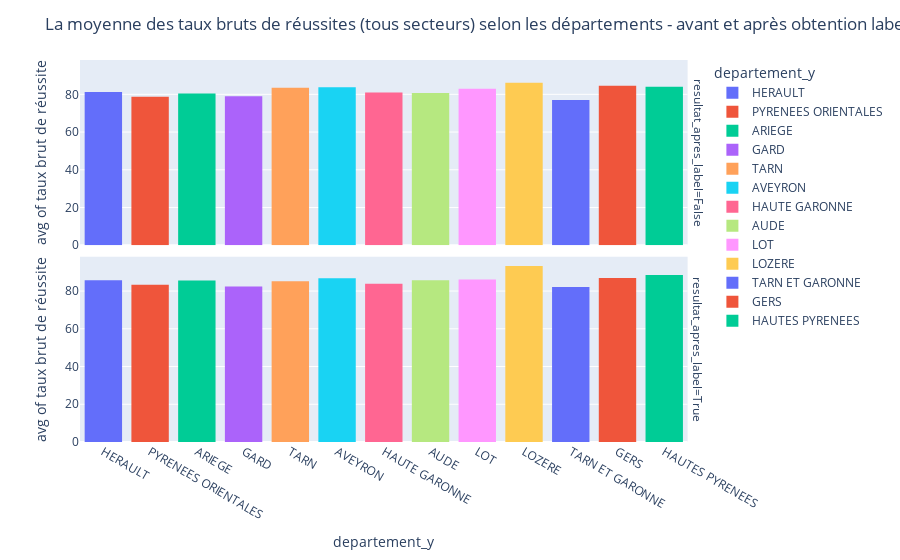

The cell this chart's notebook holds for it:
### Markdown cell above
**Comparaison de la moyenne du taux de réussite constaté avant et après obtention des labels numériques**

- Le graphique ci-dessous montre une amélioration des taux de réussite des écoles après obtention de leurs labels
    numérique !
- IL est donc intéréssant d'aller chercher pourquoi ? est ce que l'école a apporté plus de valeur pour les 
    élèves grace au numérique ?

### Code cell
#plotting a histogram 
fig = px.histogram(df_result, x="departement_y", y="taux_brut_de_reussite_total_secteurs", nbins=10,
                       histfunc="avg", color="departement_y",
                       facet_row="resultat_apres_label",
                      labels={"taux_brut_de_reussite_total_secteurs" : "taux brut de réussite"})
fig.update_layout(title_text="La moyenne des taux bruts de réussites (tous secteurs) selon les départements - avant et après obtention labels")
fig.show()

### Figure 1 — Plotly figure (JSON) as saved in the notebook; plotly's stock layout.template omitted (floating-point values rounded to 4 significant figures; data arrays with more than 128 entries replaced by an {"elided": "..."} marker saying what was removed)
{"data": [{"alignmentgroup": "True", "bingroup": "x", "histfunc": "avg", "hovertemplate": "departement_y=%{x}<br>resultat_apres_label=False<br>avg of taux brut de réussite=%{y}<extra></extra>", "legendgroup": "HERAULT", "marker": {"color": "#636efa", "pattern": {"shape": ""}}, "name": "HERAULT", "nbinsx": 10, "offsetgroup": "HERAULT", "orientation": "v", "showlegend": true, "type": "histogram", "x": {"elided": "498 str values"}, "xaxis": "x2", "y": {"elided": "498 int values"}, "yaxis": "y2"}, {"alignmentgroup": "True", "bingroup": "x", "histfunc": "avg", "hovertemplate": "departement_y=%{x}<br>resultat_apres_label=True<br>avg of taux brut de réussite=%{y}<extra></extra>", "legendgroup": "HERAULT", "marker": {"color": "#636efa", "pattern": {"shape": ""}}, "name": "HERAULT", "nbinsx": 10, "offsetgroup": "HERAULT", "orientation": "v", "showlegend": false, "type": "histogram", "x": {"elided": "236 str values"}, "xaxis": "x", "y": {"elided": "236 int values"}, "yaxis": "y"}, {"alignmentgroup": "True", "bingroup": "x", "histfunc": "avg", "hovertemplate": "departement_y=%{x}<br>resultat_apres_label=False<br>avg of taux brut de réussite=%{y}<extra></extra>", "legendgroup": "PYRENEES ORIENTALES", "marker": {"color": "#EF553B", "pattern": {"shape": ""}}, "name": "PYRENEES ORIENTALES", "nbinsx": 10, "offsetgroup": "PYRENEES ORIENTALES", "orientation": "v", "showlegend": true, "type": "histogram", "x": {"elided": "234 str values"}, "xaxis": "x2", "y": {"elided": "234 int values"}, "yaxis": "y2"}, {"alignmentgroup": "True", "bingroup": "x", "histfunc": "avg", "hovertemplate": "departement_y=%{x}<br>resultat_apres_label=True<br>avg of taux brut de réussite=%{y}<extra></extra>", "legendgroup": "PYRENEES ORIENTALES", "marker": {"color": "#EF553B", "pattern": {"shape": ""}}, "name": "PYRENEES ORIENTALES", "nbinsx": 10, "offsetgroup": "PYRENEES ORIENTALES", "orientation": "v", "showlegend": false, "type": "histogram", "x": ["PYRENEES ORIENTALES", "PYRENEES ORIENTALES", "PYRENEES ORIENTALES", "PYRENEES ORIENTALES", "PYRENEES ORIENTALES", "PYRENEES ORIENTALES", "PYRENEES ORIENTALES", "PYRENEES ORIENTALES", "PYRENEES ORIENTALES", "PYRENEES ORIENTALES", "PYRENEES ORIENTALES", "PYRENEES ORIENTALES", "PYRENEES ORIENTALES", "PYRENEES ORIENTALES", "PYRENEES ORIENTALES", "PYRENEES ORIENTALES", "PYRENEES ORIENTALES", "PYRENEES ORIENTALES", "PYRENEES ORIENTALES", "PYRENEES ORIENTALES", "PYRENEES ORIENTALES", "PYRENEES ORIENTALES", "PYRENEES ORIENTALES", "PYRENEES ORIENTALES", "PYRENEES ORIENTALES", "PYRENEES ORIENTALES", "PYRENEES ORIENTALES", "PYRENEES ORIENTALES", "PYRENEES ORIENTALES", "PYRENEES ORIENTALES", "PYRENEES ORIENTALES", "PYRENEES ORIENTALES", "PYRENEES ORIENTALES", "PYRENEES ORIENTALES", "PYRENEES ORIENTALES", "PYRENEES ORIENTALES", "PYRENEES ORIENTALES", "PYRENEES ORIENTALES", "PYRENEES ORIENTALES", "PYRENEES ORIENTALES", "PYRENEES ORIENTALES", "PYRENEES ORIENTALES", "PYRENEES ORIENTALES", "PYRENEES ORIENTALES", "PYRENEES ORIENTALES", "PYRENEES ORIENTALES", "PYRENEES ORIENTALES", "PYRENEES ORIENTALES", "PYRENEES ORIENTALES", "PYRENEES ORIENTALES", "PYRENEES ORIENTALES", "PYRENEES ORIENTALES", "PYRENEES ORIENTALES", "PYRENEES ORIENTALES", "PYRENEES ORIENTALES", "PYRENEES ORIENTALES", "PYRENEES ORIENTALES", "PYRENEES ORIENTALES", "PYRENEES ORIENTALES", "PYRENEES ORIENTALES", "PYRENEES ORIENTALES", "PYRENEES ORIENTALES", "PYRENEES ORIENTALES", "PYRENEES ORIENTALES", "PYRENEES ORIENTALES", "PYRENEES ORIENTALES", "PYRENEES ORIENTALES", "PYRENEES ORIENTALES", "PYRENEES ORIENTALES", "PYRENEES ORIENTALES", "PYRENEES ORIENTALES", "PYRENEES ORIENTALES", "PYRENEES ORIENTALES", "PYRENEES ORIENTALES", "PYRENEES ORIENTALES", "PYRENEES ORIENTALES", "PYRENEES ORIENTALES", "PYRENEES ORIENTALES", "PYRENEES ORIENTALES", "PYRENEES ORIENTALES", "PYRENEES ORIENTALES", "PYRENEES ORIENTALES", "PYRENEES ORIENTALES", "PYRENEES ORIENTALES", "PYRENEES ORIENTALES", "PYRENEES ORIENTALES", "PYRENEES ORIENTALES", "PYRENEES ORIENTALES", "PYRENEES ORIENTALES", "PYRENEES ORIENTALES", "PYRENEES ORIENTALES", "PYRENEES ORIENTALES", "PYRENEES ORIENTALES", "PYRENEES ORIENTALES", "PYRENEES ORIENTALES", "PYRENEES ORIENTALES", "PYRENEES ORIENTALES", "PYRENEES ORIENTALES", "PYRENEES ORIENTALES", "PYRENEES ORIENTALES", "PYRENEES ORIENTALES", "PYRENEES ORIENTALES", "PYRENEES ORIENTALES", "PYRENEES ORIENTALES", "PYRENEES ORIENTALES", "PYRENEES ORIENTALES", "PYRENEES ORIENTALES", "PYRENEES ORIENTALES", "PYRENEES ORIENTALES", "PYRENEES ORIENTALES", "PYRENEES ORIENTALES", "PYRENEES ORIENTALES", "PYRENEES ORIENTALES", "PYRENEES ORIENTALES", "PYRENEES ORIENTALES", "PYRENEES ORIENTALES", "PYRENEES ORIENTALES", "PYRENEES ORIENTALES", "PYRENEES ORIENTALES", "PYRENEES ORIENTALES"], "xaxis": "x", "y": [65, 74, 64, 81, 86, 74, 64, 81, 86, 64, 81, 86, 86, 69, 87, 84, 91, 84, 87, 84, 91, 84, 84, 91, 84, 84, 72, 79, 81, 96, 86, 79, 81, 96, 86, 81, 96, 86, 86, 95, 82, 80, 98, 85, 82, 80, 98, 85, 80, 98, 85, 85, 96, 83, 80, 100, 83, 83, 80, 100, 83, 80, 100, 83, 83, 78, 67, 78, 80, 81, 67, 78, 80, 81, 78, 80, 81, 81, 71, 70, 73, 86, 81, 70, 73, 86, 81, 73, 86, 81, 81, 75, 71, 75, 83, 81, 71, 75, 83, 81, 75, 83, 81, 81, 80, 88, 99, 85, 88, 99, 85, 85, 85, 100, 100, 100, 100, 100, 100, 100], "yaxis": "y"}, {"alignmentgroup": "True", "bingroup": "x", "histfunc": "avg", "hovertemplate": "departement_y=%{x}<br>resultat_apres_label=False<br>avg of taux brut de réussite=%{y}<extra></extra>", "legendgroup": "ARIEGE", "marker": {"color": "#00cc96", "pattern": {"shape": ""}}, "name": "ARIEGE", "nbinsx": 10, "offsetgroup": "ARIEGE", "orientation": "v", "showlegend": true, "type": "histogram", "x": ["ARIEGE", "ARIEGE", "ARIEGE", "ARIEGE", "ARIEGE", "ARIEGE", "ARIEGE", "ARIEGE", "ARIEGE", "ARIEGE", "ARIEGE", "ARIEGE", "ARIEGE", "ARIEGE", "ARIEGE", "ARIEGE", "ARIEGE", "ARIEGE", "ARIEGE", "ARIEGE", "ARIEGE", "ARIEGE", "ARIEGE", "ARIEGE", "ARIEGE", "ARIEGE", "ARIEGE", "ARIEGE", "ARIEGE", "ARIEGE", "ARIEGE", "ARIEGE", "ARIEGE", "ARIEGE", "ARIEGE", "ARIEGE", "ARIEGE", "ARIEGE", "ARIEGE", "ARIEGE", "ARIEGE", "ARIEGE", "ARIEGE", "ARIEGE", "ARIEGE", "ARIEGE", "ARIEGE", "ARIEGE", "ARIEGE", "ARIEGE", "ARIEGE", "ARIEGE", "ARIEGE", "ARIEGE", "ARIEGE", "ARIEGE", "ARIEGE", "ARIEGE", "ARIEGE", "ARIEGE", "ARIEGE", "ARIEGE", "ARIEGE", "ARIEGE", "ARIEGE", "ARIEGE", "ARIEGE", "ARIEGE", "ARIEGE", "ARIEGE", "ARIEGE", "ARIEGE", "ARIEGE", "ARIEGE", "ARIEGE", "ARIEGE", "ARIEGE", "ARIEGE", "ARIEGE", "ARIEGE", "ARIEGE", "ARIEGE", "ARIEGE", "ARIEGE", "ARIEGE", "ARIEGE", "ARIEGE", "ARIEGE", "ARIEGE", "ARIEGE", "ARIEGE", "ARIEGE", "ARIEGE", "ARIEGE", "ARIEGE", "ARIEGE", "ARIEGE", "ARIEGE", "ARIEGE", "ARIEGE", "ARIEGE", "ARIEGE", "ARIEGE", "ARIEGE", "ARIEGE", "ARIEGE", "ARIEGE", "ARIEGE", "ARIEGE", "ARIEGE", "ARIEGE", "ARIEGE", "ARIEGE", "ARIEGE", "ARIEGE", "ARIEGE", "ARIEGE", "ARIEGE", "ARIEGE", "ARIEGE", "ARIEGE", "ARIEGE"], "xaxis": "x2", "y": [90, 78, 75, 84, 85, 90, 78, 75, 84, 85, 81, 90, 78, 75, 84, 85, 81, 86, 90, 78, 75, 84, 85, 81, 86, 86, 88, 84, 83, 80, 73, 75, 84, 83, 80, 73, 75, 69, 84, 83, 80, 73, 75, 69, 69, 84, 83, 80, 73, 75, 69, 69, 75, 76, 92, 92, 87, 69, 75, 79, 83, 77, 87, 69, 75, 79, 83, 77, 80, 87, 69, 75, 79, 83, 77, 80, 68, 82, 76, 72, 65, 83, 86, 78, 76, 72, 65, 83, 86, 78, 79, 76, 72, 65, 83, 86, 78, 79, 80, 96, 82, 100, 91, 91, 88, 85, 94, 82, 100, 91, 91, 88, 85, 94, 85, 87, 52, 86, 79, 64, 85, 89], "yaxis": "y2"}, {"alignmentgroup": "True", "bingroup": "x", "histfunc": "avg", "hovertemplate": "departement_y=%{x}<br>resultat_apres_label=True<br>avg of taux brut de réussite=%{y}<extra></extra>", "legendgroup": "ARIEGE", "marker": {"color": "#00cc96", "pattern": {"shape": ""}}, "name": "ARIEGE", "nbinsx": 10, "offsetgroup": "ARIEGE", "orientation": "v", "showlegend": false, "type": "histogram", "x": ["ARIEGE", "ARIEGE", "ARIEGE", "ARIEGE", "ARIEGE", "ARIEGE", "ARIEGE", "ARIEGE", "ARIEGE", "ARIEGE", "ARIEGE", "ARIEGE", "ARIEGE", "ARIEGE", "ARIEGE", "ARIEGE", "ARIEGE", "ARIEGE", "ARIEGE", "ARIEGE", "ARIEGE", "ARIEGE", "ARIEGE", "ARIEGE", "ARIEGE", "ARIEGE", "ARIEGE", "ARIEGE", "ARIEGE", "ARIEGE", "ARIEGE", "ARIEGE", "ARIEGE", "ARIEGE", "ARIEGE", "ARIEGE", "ARIEGE", "ARIEGE", "ARIEGE", "ARIEGE", "ARIEGE", "ARIEGE", "ARIEGE", "ARIEGE", "ARIEGE", "ARIEGE", "ARIEGE", "ARIEGE", "ARIEGE", "ARIEGE", "ARIEGE", "ARIEGE", "ARIEGE", "ARIEGE", "ARIEGE", "ARIEGE", "ARIEGE"], "xaxis": "x", "y": [81, 86, 86, 88, 87, 86, 86, 88, 87, 86, 88, 87, 87, 69, 69, 75, 76, 91, 69, 75, 76, 91, 75, 76, 91, 91, 92, 92, 89, 92, 92, 89, 92, 92, 89, 89, 80, 68, 82, 90, 68, 82, 90, 90, 79, 80, 96, 96, 80, 96, 96, 96, 85, 87, 95, 95, 92], "yaxis": "y"}, {"alignmentgroup": "True", "bingroup": "x", "histfunc": "avg", "hovertemplate": "departement_y=%{x}<br>resultat_apres_label=False<br>avg of taux brut de réussite=%{y}<extra></extra>", "legendgroup": "GARD", "marker": {"color": "#ab63fa", "pattern": {"shape": ""}}, "name": "GARD", "nbinsx": 10, "offsetgroup": "GARD", "orientation": "v", "showlegend": true, "type": "histogram", "x": {"elided": "341 str values"}, "xaxis": "x2", "y": {"elided": "341 int values"}, "yaxis": "y2"}, {"alignmentgroup": "True", "bingroup": "x", "histfunc": "avg", "hovertemplate": "departement_y=%{x}<br>resultat_apres_label=True<br>avg of taux brut de réussite=%{y}<extra></extra>", "legendgroup": "GARD", "marker": {"color": "#ab63fa", "pattern": {"shape": ""}}, "name": "GARD", "nbinsx": 10, "offsetgroup": "GARD", "orientation": "v", "showlegend": false, "type": "histogram", "x": {"elided": "159 str values"}, "xaxis": "x", "y": {"elided": "159 int values"}, "yaxis": "y"}, {"alignmentgroup": "True", "bingroup": "x", "histfunc": "avg", "hovertemplate": "departement_y=%{x}<br>resultat_apres_label=False<br>avg of taux brut de réussite=%{y}<extra></extra>", "legendgroup": "TARN", "marker": {"color": "#FFA15A", "pattern": {"shape": ""}}, "name": "TARN", "nbinsx": 10, "offsetgroup": "TARN", "orientation": "v", "showlegend": true, "type": "histogram", "x": {"elided": "179 str values"}, "xaxis": "x2", "y": {"elided": "179 int values"}, "yaxis": "y2"}, {"alignmentgroup": "True", "bingroup": "x", "histfunc": "avg", "hovertemplate": "departement_y=%{x}<br>resultat_apres_label=True<br>avg of taux brut de réussite=%{y}<extra></extra>", "legendgroup": "TARN", "marker": {"color": "#FFA15A", "pattern": {"shape": ""}}, "name": "TARN", "nbinsx": 10, "offsetgroup": "TARN", "orientation": "v", "showlegend": false, "type": "histogram", "x": ["TARN", "TARN", "TARN", "TARN", "TARN", "TARN", "TARN", "TARN", "TARN", "TARN", "TARN", "TARN", "TARN", "TARN", "TARN", "TARN", "TARN", "TARN", "TARN", "TARN", "TARN", "TARN", "TARN", "TARN", "TARN", "TARN", "TARN", "TARN", "TARN", "TARN", "TARN", "TARN", "TARN", "TARN", "TARN", "TARN", "TARN", "TARN", "TARN", "TARN", "TARN", "TARN", "TARN", "TARN", "TARN", "TARN", "TARN", "TARN", "TARN", "TARN", "TARN", "TARN", "TARN", "TARN", "TARN", "TARN", "TARN", "TARN", "TARN", "TARN", "TARN", "TARN", "TARN", "TARN", "TARN", "TARN", "TARN", "TARN", "TARN", "TARN", "TARN", "TARN", "TARN", "TARN", "TARN", "TARN", "TARN", "TARN", "TARN", "TARN", "TARN", "TARN", "TARN", "TARN", "TARN", "TARN", "TARN", "TARN", "TARN", "TARN", "TARN", "TARN", "TARN", "TARN", "TARN", "TARN", "TARN", "TARN", "TARN", "TARN", "TARN"], "xaxis": "x", "y": [87, 89, 84, 86, 88, 89, 84, 86, 88, 84, 86, 88, 88, 78, 73, 92, 81, 78, 73, 92, 81, 73, 92, 81, 81, 90, 83, 86, 95, 89, 83, 86, 95, 89, 86, 95, 89, 89, 91, 94, 91, 92, 97, 94, 91, 92, 97, 91, 92, 97, 97, 85, 68, 87, 89, 70, 68, 87, 89, 70, 87, 89, 70, 70, 82, 91, 92, 98, 93, 91, 92, 98, 93, 92, 98, 93, 93, 76, 84, 92, 94, 84, 92, 94, 94, 71, 72, 70, 52, 72, 70, 52, 52, 80, 81, 85, 87, 81, 85, 87, 87], "yaxis": "y"}, {"alignmentgroup": "True", "bingroup": "x", "histfunc": "avg", "hovertemplate": "departement_y=%{x}<br>resultat_apres_label=False<br>avg of taux brut de réussite=%{y}<extra></extra>", "legendgroup": "AVEYRON", "marker": {"color": "#19d3f3", "pattern": {"shape": ""}}, "name": "AVEYRON", "nbinsx": 10, "offsetgroup": "AVEYRON", "orientation": "v", "showlegend": true, "type": "histogram", "x": ["AVEYRON", "AVEYRON", "AVEYRON", "AVEYRON", "AVEYRON", "AVEYRON", "AVEYRON", "AVEYRON", "AVEYRON", "AVEYRON", "AVEYRON", "AVEYRON", "AVEYRON", "AVEYRON", "AVEYRON", "AVEYRON", "AVEYRON", "AVEYRON", "AVEYRON", "AVEYRON", "AVEYRON", "AVEYRON", "AVEYRON", "AVEYRON", "AVEYRON", "AVEYRON", "AVEYRON", "AVEYRON", "AVEYRON", "AVEYRON", "AVEYRON", "AVEYRON", "AVEYRON", "AVEYRON", "AVEYRON", "AVEYRON", "AVEYRON", "AVEYRON", "AVEYRON", "AVEYRON", "AVEYRON", "AVEYRON", "AVEYRON", "AVEYRON", "AVEYRON", "AVEYRON", "AVEYRON", "AVEYRON", "AVEYRON", "AVEYRON", "AVEYRON", "AVEYRON", "AVEYRON", "AVEYRON", "AVEYRON", "AVEYRON", "AVEYRON", "AVEYRON", "AVEYRON", "AVEYRON", "AVEYRON", "AVEYRON", "AVEYRON", "AVEYRON", "AVEYRON", "AVEYRON", "AVEYRON", "AVEYRON", "AVEYRON", "AVEYRON", "AVEYRON", "AVEYRON", "AVEYRON", "AVEYRON", "AVEYRON", "AVEYRON", "AVEYRON", "AVEYRON", "AVEYRON", "AVEYRON", "AVEYRON", "AVEYRON", "AVEYRON", "AVEYRON", "AVEYRON", "AVEYRON", "AVEYRON", "AVEYRON", "AVEYRON", "AVEYRON", "AVEYRON", "AVEYRON", "AVEYRON", "AVEYRON", "AVEYRON", "AVEYRON", "AVEYRON", "AVEYRON", "AVEYRON", "AVEYRON", "AVEYRON", "AVEYRON", "AVEYRON", "AVEYRON", "AVEYRON", "AVEYRON", "AVEYRON", "AVEYRON", "AVEYRON", "AVEYRON", "AVEYRON", "AVEYRON", "AVEYRON", "AVEYRON", "AVEYRON", "AVEYRON", "AVEYRON", "AVEYRON", "AVEYRON", "AVEYRON", "AVEYRON", "AVEYRON", "AVEYRON", "AVEYRON", "AVEYRON"], "xaxis": "x2", "y": [83, 83, 76, 83, 76, 81, 83, 76, 81, 76, 88, 83, 90, 94, 90, 97, 83, 83, 90, 94, 90, 97, 83, 95, 83, 90, 94, 90, 97, 83, 95, 89, 95, 69, 65, 88, 70, 77, 62, 69, 65, 88, 70, 77, 62, 73, 69, 65, 88, 70, 77, 62, 73, 68, 85, 100, 81, 71, 86, 67, 86, 100, 81, 71, 86, 67, 86, 92, 100, 81, 71, 86, 67, 86, 92, 79, 92, 83, 80, 75, 96, 81, 87, 76, 83, 80, 75, 96, 81, 87, 76, 92, 95, 94, 97, 86, 93, 91, 86, 93, 94, 97, 86, 93, 91, 86, 93, 95, 95, 79, 85, 80, 82, 93, 81, 83, 79, 85, 80, 82, 93, 81, 83, 97, 95], "yaxis": "y2"}, {"alignmentgroup": "True", "bingroup": "x", "histfunc": "avg", "hovertemplate": "departement_y=%{x}<br>resultat_apres_label=True<br>avg of taux brut de réussite=%{y}<extra></extra>", "legendgroup": "AVEYRON", "marker": {"color": "#19d3f3", "pattern": {"shape": ""}}, "name": "AVEYRON", "nbinsx": 10, "offsetgroup": "AVEYRON", "orientation": "v", "showlegend": false, "type": "histogram", "x": ["AVEYRON", "AVEYRON", "AVEYRON", "AVEYRON", "AVEYRON", "AVEYRON", "AVEYRON", "AVEYRON", "AVEYRON", "AVEYRON", "AVEYRON", "AVEYRON", "AVEYRON", "AVEYRON", "AVEYRON", "AVEYRON", "AVEYRON", "AVEYRON", "AVEYRON", "AVEYRON", "AVEYRON", "AVEYRON", "AVEYRON", "AVEYRON", "AVEYRON", "AVEYRON", "AVEYRON", "AVEYRON", "AVEYRON", "AVEYRON", "AVEYRON", "AVEYRON", "AVEYRON", "AVEYRON", "AVEYRON", "AVEYRON", "AVEYRON", "AVEYRON", "AVEYRON", "AVEYRON", "AVEYRON", "AVEYRON", "AVEYRON", "AVEYRON", "AVEYRON", "AVEYRON", "AVEYRON", "AVEYRON", "AVEYRON"], "xaxis": "x", "y": [76, 81, 76, 88, 90, 81, 76, 88, 90, 76, 88, 90, 90, 95, 89, 95, 89, 89, 95, 89, 89, 73, 68, 85, 90, 68, 85, 90, 90, 92, 79, 92, 78, 79, 92, 78, 78, 92, 95, 92, 92, 95, 95, 93, 93, 97, 95, 89, 89], "yaxis": "y"}, {"alignmentgroup": "True", "bingroup": "x", "histfunc": "avg", "hovertemplate": "departement_y=%{x}<br>resultat_apres_label=False<br>avg of taux brut de réussite=%{y}<extra></extra>", "legendgroup": "HAUTE GARONNE", "marker": {"color": "#FF6692", "pattern": {"shape": ""}}, "name": "HAUTE GARONNE", "nbinsx": 10, "offsetgroup": "HAUTE GARONNE", "orientation": "v", "showlegend": true, "type": "histogram", "x": {"elided": "356 str values"}, "xaxis": "x2", "y": {"elided": "356 int values"}, "yaxis": "y2"}, {"alignmentgroup": "True", "bingroup": "x", "histfunc": "avg", "hovertemplate": "departement_y=%{x}<br>resultat_apres_label=True<br>avg of taux brut de réussite=%{y}<extra></extra>", "legendgroup": "HAUTE GARONNE", "marker": {"color": "#FF6692", "pattern": {"shape": ""}}, "name": "HAUTE GARONNE", "nbinsx": 10, "offsetgroup": "HAUTE GARONNE", "orientation": "v", "showlegend": false, "type": "histogram", "x": {"elided": "143 str values"}, "xaxis": "x", "y": {"elided": "143 int values"}, "yaxis": "y"}, {"alignmentgroup": "True", "bingroup": "x", "histfunc": "avg", "hovertemplate": "departement_y=%{x}<br>resultat_apres_label=False<br>avg of taux brut de réussite=%{y}<extra></extra>", "legendgroup": "AUDE", "marker": {"color": "#B6E880", "pattern": {"shape": ""}}, "name": "AUDE", "nbinsx": 10, "offsetgroup": "AUDE", "orientation": "v", "showlegend": true, "type": "histogram", "x": {"elided": "139 str values"}, "xaxis": "x2", "y": {"elided": "139 int values"}, "yaxis": "y2"}, {"alignmentgroup": "True", "bingroup": "x", "histfunc": "avg", "hovertemplate": "departement_y=%{x}<br>resultat_apres_label=True<br>avg of taux brut de réussite=%{y}<extra></extra>", "legendgroup": "AUDE", "marker": {"color": "#B6E880", "pattern": {"shape": ""}}, "name": "AUDE", "nbinsx": 10, "offsetgroup": "AUDE", "orientation": "v", "showlegend": false, "type": "histogram", "x": ["AUDE", "AUDE", "AUDE", "AUDE", "AUDE", "AUDE", "AUDE", "AUDE", "AUDE", "AUDE", "AUDE", "AUDE", "AUDE", "AUDE", "AUDE", "AUDE", "AUDE", "AUDE", "AUDE", "AUDE", "AUDE", "AUDE", "AUDE", "AUDE", "AUDE", "AUDE", "AUDE", "AUDE", "AUDE", "AUDE", "AUDE", "AUDE", "AUDE", "AUDE", "AUDE", "AUDE", "AUDE", "AUDE", "AUDE", "AUDE", "AUDE", "AUDE", "AUDE", "AUDE", "AUDE", "AUDE", "AUDE", "AUDE", "AUDE", "AUDE", "AUDE", "AUDE", "AUDE", "AUDE", "AUDE", "AUDE", "AUDE", "AUDE", "AUDE", "AUDE", "AUDE", "AUDE", "AUDE", "AUDE", "AUDE", "AUDE", "AUDE", "AUDE", "AUDE", "AUDE", "AUDE"], "xaxis": "x", "y": [64, 71, 68, 88, 81, 71, 68, 88, 81, 68, 88, 81, 81, 84, 83, 84, 94, 87, 83, 84, 94, 87, 84, 94, 87, 87, 67, 87, 82, 89, 88, 87, 82, 89, 88, 82, 89, 88, 88, 94, 89, 92, 82, 89, 92, 82, 82, 83, 83, 96, 90, 83, 96, 90, 90, 84, 82, 94, 93, 82, 94, 93, 93, 95, 92, 83, 92, 92, 83, 92, 92], "yaxis": "y"}, {"alignmentgroup": "True", "bingroup": "x", "histfunc": "avg", "hovertemplate": "departement_y=%{x}<br>resultat_apres_label=False<br>avg of taux brut de réussite=%{y}<extra></extra>", "legendgroup": "LOT", "marker": {"color": "#FF97FF", "pattern": {"shape": ""}}, "name": "LOT", "nbinsx": 10, "offsetgroup": "LOT", "orientation": "v", "showlegend": true, "type": "histogram", "x": {"elided": "141 str values"}, "xaxis": "x2", "y": {"elided": "141 int values"}, "yaxis": "y2"}, {"alignmentgroup": "True", "bingroup": "x", "histfunc": "avg", "hovertemplate": "departement_y=%{x}<br>resultat_apres_label=True<br>avg of taux brut de réussite=%{y}<extra></extra>", "legendgroup": "LOT", "marker": {"color": "#FF97FF", "pattern": {"shape": ""}}, "name": "LOT", "nbinsx": 10, "offsetgroup": "LOT", "orientation": "v", "showlegend": false, "type": "histogram", "x": ["LOT", "LOT", "LOT", "LOT", "LOT", "LOT", "LOT", "LOT", "LOT", "LOT", "LOT", "LOT", "LOT", "LOT", "LOT", "LOT", "LOT", "LOT", "LOT", "LOT", "LOT", "LOT", "LOT", "LOT", "LOT", "LOT", "LOT", "LOT", "LOT", "LOT", "LOT", "LOT", "LOT", "LOT", "LOT", "LOT", "LOT", "LOT", "LOT", "LOT", "LOT", "LOT", "LOT", "LOT", "LOT", "LOT", "LOT", "LOT", "LOT", "LOT", "LOT", "LOT", "LOT", "LOT", "LOT", "LOT", "LOT", "LOT", "LOT"], "xaxis": "x", "y": [90, 65, 82, 89, 96, 65, 82, 89, 96, 82, 89, 96, 96, 83, 79, 62, 86, 79, 79, 62, 86, 79, 62, 86, 79, 79, 74, 85, 88, 91, 89, 85, 88, 91, 89, 88, 91, 89, 89, 93, 90, 100, 97, 90, 100, 97, 97, 75, 89, 87, 92, 89, 87, 92, 92, 81, 95, 91, 91], "yaxis": "y"}, {"alignmentgroup": "True", "bingroup": "x", "histfunc": "avg", "hovertemplate": "departement_y=%{x}<br>resultat_apres_label=False<br>avg of taux brut de réussite=%{y}<extra></extra>", "legendgroup": "LOZERE", "marker": {"color": "#FECB52", "pattern": {"shape": ""}}, "name": "LOZERE", "nbinsx": 10, "offsetgroup": "LOZERE", "orientation": "v", "showlegend": true, "type": "histogram", "x": ["LOZERE", "LOZERE", "LOZERE", "LOZERE", "LOZERE", "LOZERE", "LOZERE", "LOZERE", "LOZERE", "LOZERE", "LOZERE", "LOZERE", "LOZERE", "LOZERE", "LOZERE", "LOZERE", "LOZERE", "LOZERE", "LOZERE", "LOZERE", "LOZERE", "LOZERE", "LOZERE", "LOZERE", "LOZERE", "LOZERE", "LOZERE", "LOZERE", "LOZERE", "LOZERE", "LOZERE", "LOZERE", "LOZERE", "LOZERE", "LOZERE", "LOZERE", "LOZERE", "LOZERE", "LOZERE", "LOZERE", "LOZERE", "LOZERE", "LOZERE", "LOZERE", "LOZERE", "LOZERE", "LOZERE", "LOZERE", "LOZERE", "LOZERE"], "xaxis": "x2", "y": [72, 72, 72, 72, 96, 88, 94, 92, 86, 96, 88, 94, 92, 86, 92, 96, 88, 94, 92, 86, 92, 100, 96, 88, 94, 92, 86, 92, 100, 100, 100, 75, 89, 87, 80, 60, 75, 89, 87, 80, 60, 84, 75, 89, 87, 80, 60, 84, 90, 91], "yaxis": "y2"}, {"alignmentgroup": "True", "bingroup": "x", "histfunc": "avg", "hovertemplate": "departement_y=%{x}<br>resultat_apres_label=True<br>avg of taux brut de réussite=%{y}<extra></extra>", "legendgroup": "LOZERE", "marker": {"color": "#FECB52", "pattern": {"shape": ""}}, "name": "LOZERE", "nbinsx": 10, "offsetgroup": "LOZERE", "orientation": "v", "showlegend": false, "type": "histogram", "x": ["LOZERE", "LOZERE", "LOZERE", "LOZERE", "LOZERE", "LOZERE", "LOZERE", "LOZERE", "LOZERE", "LOZERE", "LOZERE", "LOZERE", "LOZERE", "LOZERE", "LOZERE", "LOZERE", "LOZERE", "LOZERE", "LOZERE", "LOZERE", "LOZERE"], "xaxis": "x", "y": [92, 100, 100, 100, 90, 100, 100, 100, 90, 100, 100, 90, 90, 84, 90, 91, 87, 90, 91, 87, 87], "yaxis": "y"}, {"alignmentgroup": "True", "bingroup": "x", "histfunc": "avg", "hovertemplate": "departement_y=%{x}<br>resultat_apres_label=False<br>avg of taux brut de réussite=%{y}<extra></extra>", "legendgroup": "TARN ET GARONNE", "marker": {"color": "#636efa", "pattern": {"shape": ""}}, "name": "TARN ET GARONNE", "nbinsx": 10, "offsetgroup": "TARN ET GARONNE", "orientation": "v", "showlegend": true, "type": "histogram", "x": ["TARN ET GARONNE", "TARN ET GARONNE", "TARN ET GARONNE", "TARN ET GARONNE", "TARN ET GARONNE", "TARN ET GARONNE", "TARN ET GARONNE", "TARN ET GARONNE", "TARN ET GARONNE", "TARN ET GARONNE", "TARN ET GARONNE", "TARN ET GARONNE", "TARN ET GARONNE", "TARN ET GARONNE", "TARN ET GARONNE", "TARN ET GARONNE", "TARN ET GARONNE", "TARN ET GARONNE", "TARN ET GARONNE", "TARN ET GARONNE", "TARN ET GARONNE", "TARN ET GARONNE", "TARN ET GARONNE", "TARN ET GARONNE", "TARN ET GARONNE", "TARN ET GARONNE", "TARN ET GARONNE", "TARN ET GARONNE", "TARN ET GARONNE", "TARN ET GARONNE", "TARN ET GARONNE", "TARN ET GARONNE", "TARN ET GARONNE", "TARN ET GARONNE", "TARN ET GARONNE", "TARN ET GARONNE", "TARN ET GARONNE", "TARN ET GARONNE", "TARN ET GARONNE", "TARN ET GARONNE", "TARN ET GARONNE", "TARN ET GARONNE", "TARN ET GARONNE", "TARN ET GARONNE", "TARN ET GARONNE", "TARN ET GARONNE", "TARN ET GARONNE", "TARN ET GARONNE", "TARN ET GARONNE", "TARN ET GARONNE", "TARN ET GARONNE", "TARN ET GARONNE", "TARN ET GARONNE", "TARN ET GARONNE", "TARN ET GARONNE", "TARN ET GARONNE", "TARN ET GARONNE", "TARN ET GARONNE", "TARN ET GARONNE", "TARN ET GARONNE", "TARN ET GARONNE", "TARN ET GARONNE", "TARN ET GARONNE", "TARN ET GARONNE", "TARN ET GARONNE", "TARN ET GARONNE", "TARN ET GARONNE", "TARN ET GARONNE", "TARN ET GARONNE", "TARN ET GARONNE", "TARN ET GARONNE", "TARN ET GARONNE", "TARN ET GARONNE", "TARN ET GARONNE", "TARN ET GARONNE", "TARN ET GARONNE", "TARN ET GARONNE", "TARN ET GARONNE", "TARN ET GARONNE", "TARN ET GARONNE", "TARN ET GARONNE", "TARN ET GARONNE", "TARN ET GARONNE", "TARN ET GARONNE", "TARN ET GARONNE", "TARN ET GARONNE"], "xaxis": "x2", "y": [78, 78, 71, 78, 71, 72, 78, 71, 72, 76, 90, 71, 73, 73, 75, 83, 71, 73, 73, 75, 83, 70, 71, 73, 73, 75, 83, 70, 82, 71, 73, 73, 75, 83, 70, 82, 80, 84, 81, 70, 77, 72, 78, 71, 81, 70, 77, 72, 78, 71, 73, 81, 70, 77, 72, 78, 71, 73, 78, 83, 65, 65, 75, 86, 74, 88, 84, 87, 79, 82, 74, 88, 84, 87, 79, 82, 76, 74, 88, 84, 87, 79, 82, 76, 82, 88], "yaxis": "y2"}, {"alignmentgroup": "True", "bingroup": "x", "histfunc": "avg", "hovertemplate": "departement_y=%{x}<br>resultat_apres_label=True<br>avg of taux brut de réussite=%{y}<extra></extra>", "legendgroup": "TARN ET GARONNE", "marker": {"color": "#636efa", "pattern": {"shape": ""}}, "name": "TARN ET GARONNE", "nbinsx": 10, "offsetgroup": "TARN ET GARONNE", "orientation": "v", "showlegend": false, "type": "histogram", "x": ["TARN ET GARONNE", "TARN ET GARONNE", "TARN ET GARONNE", "TARN ET GARONNE", "TARN ET GARONNE", "TARN ET GARONNE", "TARN ET GARONNE", "TARN ET GARONNE", "TARN ET GARONNE", "TARN ET GARONNE", "TARN ET GARONNE", "TARN ET GARONNE", "TARN ET GARONNE", "TARN ET GARONNE", "TARN ET GARONNE", "TARN ET GARONNE", "TARN ET GARONNE", "TARN ET GARONNE", "TARN ET GARONNE", "TARN ET GARONNE", "TARN ET GARONNE", "TARN ET GARONNE", "TARN ET GARONNE", "TARN ET GARONNE", "TARN ET GARONNE", "TARN ET GARONNE", "TARN ET GARONNE", "TARN ET GARONNE", "TARN ET GARONNE", "TARN ET GARONNE", "TARN ET GARONNE", "TARN ET GARONNE", "TARN ET GARONNE", "TARN ET GARONNE", "TARN ET GARONNE", "TARN ET GARONNE", "TARN ET GARONNE", "TARN ET GARONNE", "TARN ET GARONNE", "TARN ET GARONNE", "TARN ET GARONNE", "TARN ET GARONNE", "TARN ET GARONNE", "TARN ET GARONNE", "TARN ET GARONNE", "TARN ET GARONNE", "TARN ET GARONNE", "TARN ET GARONNE", "TARN ET GARONNE", "TARN ET GARONNE", "TARN ET GARONNE", "TARN ET GARONNE"], "xaxis": "x", "y": [71, 72, 76, 90, 92, 72, 76, 90, 92, 76, 90, 92, 92, 70, 82, 80, 84, 89, 82, 80, 84, 89, 80, 84, 89, 89, 73, 78, 83, 82, 78, 83, 82, 82, 65, 75, 86, 81, 75, 86, 81, 81, 76, 82, 88, 91, 82, 88, 91, 91, 76, 76], "yaxis": "y"}, {"alignmentgroup": "True", "bingroup": "x", "histfunc": "avg", "hovertemplate": "departement_y=%{x}<br>resultat_apres_label=False<br>avg of taux brut de réussite=%{y}<extra></extra>", "legendgroup": "GERS", "marker": {"color": "#EF553B", "pattern": {"shape": ""}}, "name": "GERS", "nbinsx": 10, "offsetgroup": "GERS", "orientation": "v", "showlegend": true, "type": "histogram", "x": ["GERS", "GERS", "GERS", "GERS", "GERS", "GERS", "GERS", "GERS", "GERS", "GERS", "GERS", "GERS", "GERS", "GERS", "GERS", "GERS", "GERS", "GERS", "GERS", "GERS", "GERS", "GERS", "GERS", "GERS", "GERS", "GERS", "GERS", "GERS", "GERS", "GERS", "GERS", "GERS", "GERS", "GERS", "GERS", "GERS", "GERS", "GERS", "GERS", "GERS", "GERS", "GERS", "GERS", "GERS", "GERS", "GERS", "GERS", "GERS", "GERS", "GERS", "GERS", "GERS", "GERS", "GERS", "GERS", "GERS", "GERS", "GERS", "GERS", "GERS", "GERS", "GERS", "GERS", "GERS", "GERS", "GERS", "GERS", "GERS", "GERS", "GERS", "GERS", "GERS", "GERS", "GERS", "GERS", "GERS", "GERS", "GERS", "GERS", "GERS", "GERS", "GERS", "GERS", "GERS", "GERS", "GERS", "GERS", "GERS", "GERS", "GERS", "GERS", "GERS", "GERS", "GERS", "GERS", "GERS", "GERS", "GERS", "GERS", "GERS", "GERS", "GERS", "GERS", "GERS", "GERS", "GERS", "GERS", "GERS", "GERS", "GERS", "GERS", "GERS", "GERS", "GERS", "GERS", "GERS", "GERS", "GERS", "GERS", "GERS", "GERS", "GERS", "GERS"], "xaxis": "x2", "y": [79, 77, 72, 76, 79, 77, 72, 76, 72, 79, 77, 72, 76, 72, 79, 79, 77, 72, 76, 72, 79, 71, 88, 100, 87, 100, 100, 87, 100, 85, 100, 87, 100, 85, 100, 100, 87, 100, 85, 100, 67, 93, 78, 77, 86, 76, 85, 83, 78, 77, 86, 76, 85, 83, 83, 86, 96, 62, 78, 77, 95, 88, 95, 62, 78, 77, 95, 88, 95, 85, 62, 78, 77, 95, 88, 95, 85, 83, 95, 80, 64, 92, 62, 82, 89, 80, 64, 92, 62, 82, 89, 100, 80, 64, 92, 62, 82, 89, 100, 100, 100, 91, 95, 88, 93, 93, 91, 91, 95, 88, 93, 93, 91, 89, 91, 95, 88, 93, 93, 91, 89, 89, 93], "yaxis": "y2"}, {"alignmentgroup": "True", "bingroup": "x", "histfunc": "avg", "hovertemplate": "departement_y=%{x}<br>resultat_apres_label=True<br>avg of taux brut de réussite=%{y}<extra></extra>", "legendgroup": "GERS", "marker": {"color": "#EF553B", "pattern": {"shape": ""}}, "name": "GERS", "nbinsx": 10, "offsetgroup": "GERS", "orientation": "v", "showlegend": false, "type": "histogram", "x": ["GERS", "GERS", "GERS", "GERS", "GERS", "GERS", "GERS", "GERS", "GERS", "GERS", "GERS", "GERS", "GERS", "GERS", "GERS", "GERS", "GERS", "GERS", "GERS", "GERS", "GERS", "GERS", "GERS", "GERS", "GERS", "GERS", "GERS", "GERS", "GERS", "GERS", "GERS", "GERS", "GERS", "GERS", "GERS", "GERS", "GERS", "GERS", "GERS", "GERS", "GERS", "GERS", "GERS", "GERS", "GERS", "GERS", "GERS", "GERS", "GERS", "GERS", "GERS", "GERS", "GERS", "GERS", "GERS"], "xaxis": "x", "y": [72, 79, 71, 88, 82, 79, 71, 88, 82, 71, 88, 82, 82, 85, 100, 67, 93, 86, 100, 67, 93, 86, 67, 93, 86, 86, 83, 86, 96, 91, 91, 85, 83, 95, 83, 83, 95, 83, 83, 100, 100, 100, 92, 100, 100, 92, 92, 89, 89, 93, 91, 89, 93, 91, 91], "yaxis": "y"}, {"alignmentgroup": "True", "bingroup": "x", "histfunc": "avg", "hovertemplate": "departement_y=%{x}<br>resultat_apres_label=False<br>avg of taux brut de réussite=%{y}<extra></extra>", "legendgroup": "HAUTES PYRENEES", "marker": {"color": "#00cc96", "pattern": {"shape": ""}}, "name": "HAUTES PYRENEES", "nbinsx": 10, "offsetgroup": "HAUTES PYRENEES", "orientation": "v", "showlegend": true, "type": "histogram", "x": {"elided": "169 str values"}, "xaxis": "x2", "y": {"elided": "169 int values"}, "yaxis": "y2"}, {"alignmentgroup": "True", "bingroup": "x", "histfunc": "avg", "hovertemplate": "departement_y=%{x}<br>resultat_apres_label=True<br>avg of taux brut de réussite=%{y}<extra></extra>", "legendgroup": "HAUTES PYRENEES", "marker": {"color": "#00cc96", "pattern": {"shape": ""}}, "name": "HAUTES PYRENEES", "nbinsx": 10, "offsetgroup": "HAUTES PYRENEES", "orientation": "v", "showlegend": false, "type": "histogram", "x": ["HAUTES PYRENEES", "HAUTES PYRENEES", "HAUTES PYRENEES", "HAUTES PYRENEES", "HAUTES PYRENEES", "HAUTES PYRENEES", "HAUTES PYRENEES", "HAUTES PYRENEES", "HAUTES PYRENEES", "HAUTES PYRENEES", "HAUTES PYRENEES", "HAUTES PYRENEES", "HAUTES PYRENEES", "HAUTES PYRENEES", "HAUTES PYRENEES", "HAUTES PYRENEES", "HAUTES PYRENEES", "HAUTES PYRENEES", "HAUTES PYRENEES", "HAUTES PYRENEES", "HAUTES PYRENEES", "HAUTES PYRENEES", "HAUTES PYRENEES", "HAUTES PYRENEES", "HAUTES PYRENEES", "HAUTES PYRENEES", "HAUTES PYRENEES", "HAUTES PYRENEES", "HAUTES PYRENEES", "HAUTES PYRENEES", "HAUTES PYRENEES", "HAUTES PYRENEES", "HAUTES PYRENEES", "HAUTES PYRENEES", "HAUTES PYRENEES", "HAUTES PYRENEES", "HAUTES PYRENEES", "HAUTES PYRENEES", "HAUTES PYRENEES", "HAUTES PYRENEES", "HAUTES PYRENEES", "HAUTES PYRENEES", "HAUTES PYRENEES", "HAUTES PYRENEES", "HAUTES PYRENEES", "HAUTES PYRENEES", "HAUTES PYRENEES", "HAUTES PYRENEES", "HAUTES PYRENEES", "HAUTES PYRENEES", "HAUTES PYRENEES", "HAUTES PYRENEES", "HAUTES PYRENEES", "HAUTES PYRENEES", "HAUTES PYRENEES", "HAUTES PYRENEES", "HAUTES PYRENEES", "HAUTES PYRENEES", "HAUTES PYRENEES", "HAUTES PYRENEES", "HAUTES PYRENEES", "HAUTES PYRENEES", "HAUTES PYRENEES", "HAUTES PYRENEES", "HAUTES PYRENEES", "HAUTES PYRENEES", "HAUTES PYRENEES", "HAUTES PYRENEES", "HAUTES PYRENEES", "HAUTES PYRENEES", "HAUTES PYRENEES"], "xaxis": "x", "y": [79, 83, 87, 82, 95, 83, 87, 82, 95, 87, 82, 95, 95, 82, 83, 85, 94, 93, 83, 85, 94, 93, 85, 94, 93, 93, 84, 78, 86, 94, 91, 78, 86, 94, 91, 86, 94, 91, 91, 82, 88, 83, 97, 88, 83, 97, 97, 77, 82, 92, 95, 82, 92, 95, 95, 84, 84, 94, 97, 84, 94, 97, 97, 75, 92, 91, 86, 92, 91, 86, 86], "yaxis": "y"}], "layout": {"annotations": [{"font": {}, "showarrow": false, "text": "resultat_apres_label=True", "textangle": 90, "x": 0.98, "xanchor": "left", "xref": "paper", "y": 0.2425, "yanchor": "middle", "yref": "paper"}, {"font": {}, "showarrow": false, "text": "resultat_apres_label=False", "textangle": 90, "x": 0.98, "xanchor": "left", "xref": "paper", "y": 0.7575, "yanchor": "middle", "yref": "paper"}], "barmode": "relative", "legend": {"title": {"text": "departement_y"}, "tracegroupgap": 0}, "margin": {"t": 60}, "title": {"text": "La moyenne des taux bruts de réussites (tous secteurs) selon les départements - avant et après obtention labels"}, "xaxis": {"anchor": "y", "categoryarray": ["HERAULT", "PYRENEES ORIENTALES", "ARIEGE", "GARD", "TARN", "AVEYRON", "HAUTE GARONNE", "AUDE", "LOT", "LOZERE", "TARN ET GARONNE", "GERS", "HAUTES PYRENEES"], "categoryorder": "array", "domain": [0, 0.98], "title": {"text": "departement_y"}}, "xaxis2": {"anchor": "y2", "domain": [0, 0.98], "matches": "x", "showticklabels": false}, "yaxis": {"anchor": "x", "domain": [0, 0.485], "title": {"text": "avg of taux brut de réussite"}}, "yaxis2": {"anchor": "x2", "domain": [0.515, 1], "matches": "y", "title": {"text": "avg of taux brut de réussite"}}}}
